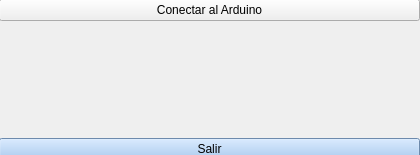
<?xml version="1.0" encoding="UTF-8"?>
<ui version="4.0">
 <class>MainWindow</class>
 <widget class="QMainWindow" name="MainWindow">
  <property name="geometry">
   <rect>
    <x>0</x>
    <y>0</y>
    <width>420</width>
    <height>155</height>
   </rect>
  </property>
  <property name="windowTitle">
   <string>Qt5 y Arduino</string>
  </property>
  <widget class="QWidget" name="centralwidget">
   <widget class="QWidget" name="verticalLayoutWidget">
    <property name="geometry">
     <rect>
      <x>-1</x>
      <y>-1</y>
      <width>421</width>
      <height>161</height>
     </rect>
    </property>
    <layout class="QVBoxLayout" name="verticalLayout">
     <item>
      <widget class="QPushButton" name="btnConectar">
       <property name="text">
        <string>Conectar al Arduino</string>
       </property>
      </widget>
     </item>
     <item>
      <widget class="QLabel" name="lblX">
       <property name="text">
        <string/>
       </property>
      </widget>
     </item>
     <item>
      <widget class="QLabel" name="lblY">
       <property name="text">
        <string/>
       </property>
      </widget>
     </item>
     <item>
      <widget class="QLabel" name="lblZ">
       <property name="text">
        <string/>
       </property>
      </widget>
     </item>
     <item>
      <widget class="QPushButton" name="btnSalir">
       <property name="styleSheet">
        <string notr="true">background-color: rgb(153, 193, 241);</string>
       </property>
       <property name="text">
        <string>Salir</string>
       </property>
      </widget>
     </item>
    </layout>
   </widget>
  </widget>
 </widget>
 <resources/>
 <connections/>
</ui>
